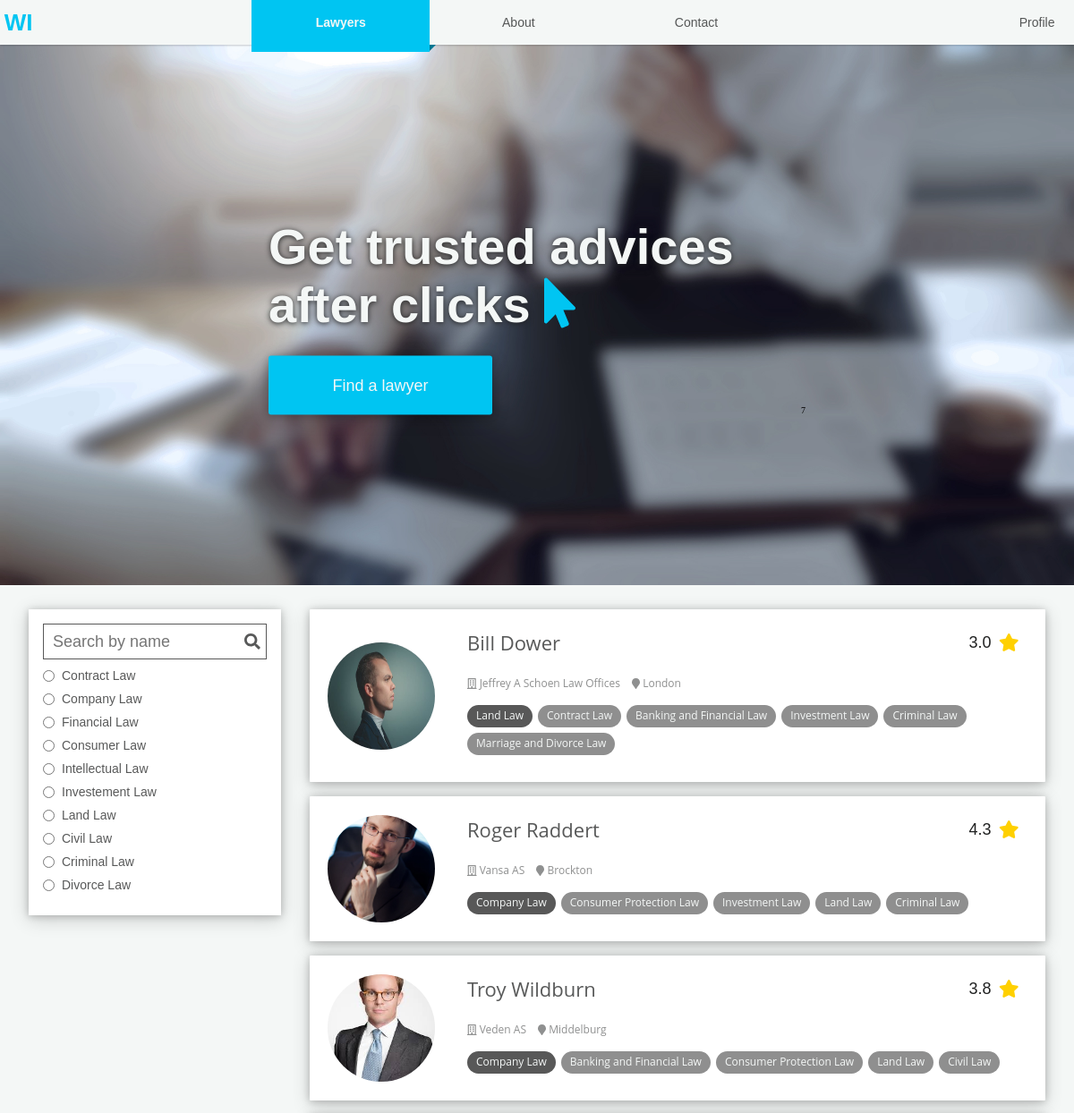
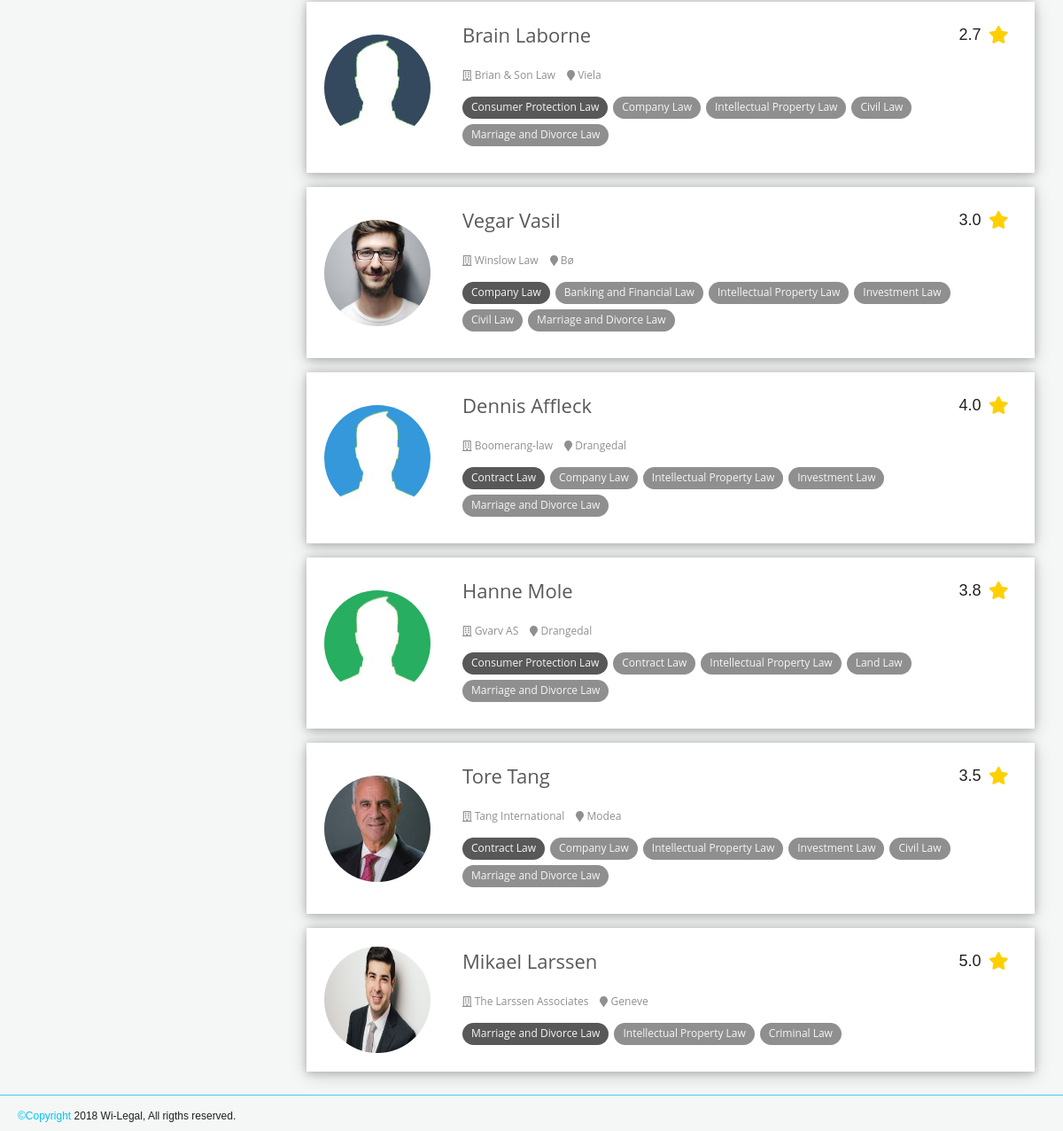
/index.php (signed in), run on the app's committed database (2 pictures, top to bottom).
### tables this page shows
CREATE TABLE IF NOT EXISTS `questions` (
  `question_id` int(11) NOT NULL AUTO_INCREMENT,
  `user_id` int(11) NOT NULL,
  `title` varchar(100) NOT NULL,
  `question` varchar(1000) NOT NULL,
  `date` date NOT NULL,
  PRIMARY KEY (`question_id`)
);

CREATE TABLE IF NOT EXISTS `lawyerusers` (
  `lsp_id` int(11) NOT NULL AUTO_INCREMENT,
  `first_name` varchar(25) NOT NULL,
  `last_name` varchar(25) NOT NULL,
  `username` varchar(100) NOT NULL,
  `email` varchar(100) NOT NULL,
  `password` varchar(255) NOT NULL,
  `city` varchar(100) NOT NULL,
  `signup_date` date NOT NULL,
  `profile_picture` varchar(255) NOT NULL,
  `id_confirm` varchar(100) NOT NULL,
  `certification` varchar(100) NOT NULL,
  `phone_number` int(11) NOT NULL,
  `lsp_firm` varchar(100) DEFAULT NULL,
  `mainfield` varchar(25) NOT NULL,
  `payment` varchar(100) NOT NULL,
  `usertype` int(11) NOT NULL,
  PRIMARY KEY (`lsp_id`)
);

CREATE TABLE IF NOT EXISTS `fieldnames` (
  `field_number` tinyint(2) NOT NULL,
  `field_name` varchar(25) NOT NULL
);

### src/model/userinfo_handler/userinfo_handler.php (called while the page is built, shortened)
<?php
if (isset($_SESSION['username'])) {
	$loggedInUser = $_SESSION['username'];
	if ($_SESSION['usertype'] == 0) {
		$user_detals_query = mysqli_query($con, "SELECT * FROM users WHERE username='$loggedInUser'");
	} elseif ($_SESSION['usertype'] == 1) {
		$user_detals_query = mysqli_query($con, "SELECT * FROM lawyerusers WHERE username='$loggedInUser'");
	} elseif ($_SESSION['usertype'] == 2) {
		$user_detals_query = mysqli_query($con, "SELECT * FROM firms WHERE username='$loggedInUser'");
	}
	$user = mysqli_fetch_array($user_detals_query);
}
else {
}
?>

### src/model/form_handlers/userlist_handler.php (called while the page is built)
<?php
if (isset($_POST['search_button'])) {
	$searchbox = $_POST['search'];
	$sql = "SELECT * FROM lawyerusers WHERE first_name like '%$searchbox%' OR last_name like '%$searchbox%'";
	$queryLu = mysqli_query($con, $sql);
	if (isset($_POST['field'])) {
		$field = $_POST['field'];
		if ($field == 1) {
			$sql = "SELECT * FROM lawyerusers INNER JOIN mainfields ON lawyerusers.lsp_id = mainfields.lsp_id WHERE (first_name like '%$searchbox%' OR last_name like '%$searchbox%') AND (contractlaw = '1' OR mainfield = 'Contract Law')";
			$queryLu = mysqli_query($con, $sql);
		} elseif ($field == 2) {
			$sql = "SELECT * FROM lawyerusers INNER JOIN mainfields ON lawyerusers.lsp_id = mainfields.lsp_id WHERE (first_name like '%$searchbox%' OR last_name like '%$searchbox%') AND (companylaw = '2' OR mainfield = 'Company Law')";
			$queryLu = mysqli_query($con, $sql);
		} elseif ($field == 3) {
			$sql = "SELECT * FROM lawyerusers INNER JOIN mainfields ON lawyerusers.lsp_id = mainfields.lsp_id WHERE (first_name like '%$searchbox%' OR last_name like '%$searchbox%') AND (financiallaw = '3' OR mainfield = 'Banking and Financial Law')";
			$queryLu = mysqli_query($con, $sql);
		} elseif ($field == 4) {
			$sql = "SELECT * FROM lawyerusers INNER JOIN mainfields ON lawyerusers.lsp_id = mainfields.lsp_id WHERE (first_name like '%$searchbox%' OR last_name like '%$searchbox%') AND (consumerlaw = '4' OR mainfield = 'Consumer Protection Law')";
			$queryLu = mysqli_query($con, $sql);
		} elseif ($field == 5) {
			$sql = "SELECT * FROM lawyerusers INNER JOIN mainfields ON lawyerusers.lsp_id = mainfields.lsp_id WHERE (first_name like '%$searchbox%' OR last_name like '%$searchbox%') AND (intellectuallaw = '5' OR mainfield = 'Intellectual Property Law')";
			$queryLu = mysqli_query($con, $sql);
		} elseif ($field == 6) {
			$sql = "SELECT * FROM lawyerusers INNER JOIN mainfields ON lawyerusers.lsp_id = mainfields.lsp_id WHERE (first_name like '%$searchbox%' OR last_name like '%$searchbox%') AND (investementlaw = '6' OR mainfield = 'Investement Law')";
			$queryLu = mysqli_query($con, $sql);
		} elseif ($field == 7) {
			$sql = "SELECT * FROM lawyerusers INNER JOIN mainfields ON lawyerusers.lsp_id = mainfields.lsp_id WHERE (first_name like '%$searchbox%' OR last_name like '%$searchbox%') AND (landlaw = '7' OR mainfield = 'Land Law')";
			$queryLu = mysqli_query($con, $sql);
		} elseif ($field == 8) {
			$sql = "SELECT * FROM lawyerusers INNER JOIN mainfields ON lawyerusers.lsp_id = mainfields.lsp_id WHERE (first_name like '%$searchbox%' OR last_name like '%$searchbox%') AND (civillaw = '8' OR mainfield = 'Civil Law')";
			$queryLu = mysqli_query($con, $sql);
		} elseif ($field == 9) {
			$sql = "SELECT * FROM lawyerusers INNER JOIN mainfields ON lawyerusers.lsp_id = mainfields.lsp_id WHERE (first_name like '%$searchbox%' OR last_name like '%$searchbox%') AND (criminallaw = '9' OR mainfield = 'Criminal Law')";
			$queryLu = mysqli_query($con, $sql);
		} elseif ($field == 10) {
			$sql = "SELECT * FROM lawyerusers INNER JOIN mainfields ON lawyerusers.lsp_id = mainfields.lsp_id WHERE (first_name like '%$searchbox%' OR last_name like '%$searchbox%') AND (divorcelaw = '10' OR mainfield = 'Marriage and Divorce Law')";
			$queryLu = mysqli_query($con, $sql);
		} else {
		}
	}
} else {
	$sql = "SELECT * FROM lawyerusers";
	$queryLu = mysqli_query($con, $sql);
}
?>

### src/model/form_handlers/rating_handler.php (called while the page is built, shortened)
<?php
$rating_details = mysqli_query($con, "SELECT COUNT(*) FROM ratings WHERE lsp_id='$lsp_id'");
$ratings_info = mysqli_fetch_array($rating_details);
$reviews = $ratings_info[0];
$sumofscore = mysqli_query($con, "SELECT SUM(score) FROM ratings WHERE lsp_id='$lsp_id'");
$scoresum = mysqli_fetch_array($sumofscore);
?>

### public/index.php (the view, shortened to what this page needs)
<?Php
require '../config/config.php';
include '../src/model/userinfo_handler/userinfo_handler.php';
include '../src/model/form_handlers/userlist_handler.php';
?>
<!DOCTYPE html>
<html lang="en" dir="ltr" >
<?php $page_title = 'Lawyers';include "../src/utils/template/components/head.php";?>
<body>
	<?php $current_page = 'list'; include '../src/utils/template/components/header.php'; ?>
	<main class="small-marg-bot">
		<div class="">
			<div class="hero med-marg-bot">
				<img src="img/placeholders/placeholder_large_blurry.jpg" alt="Test" class="full-w pc-show">
				<div class="cta center-abs pc-show">
					<p class="big-txt white-txt med-marg-bot">Get trusted advices after clicks <i class="fas fa-mouse-pointer blue-txt"></i></p>
				<div class="input-wrapper-split">
					<a href="#list" type="submit" class="cta-button center-text card bread-txt">Find a lawyer</a>
					<?php
						if (isset($user)) {
							if ($user['usertype'] == 0) {
								$user_id = $user['user_id'];
								$sql = "SELECT * FROM questions WHERE user_id = '$user_id'";
								$query = mysqli_query($con, $sql);
								$questionquery = mysqli_fetch_array($query);
								$question = $questionquery[0];
								echo $question;
									if ($question == 0) {
									?>
									<a href="question.php" class="cta-button center-text card bread-txt marg-container">Ask a free Question</a>
						<?php }}} ?>
				</div>
				</div>
			</div>
			<div class="lawyer-listing container center-marg">
				<div id="list"></div>
				<div class="search container med-marg-bot">
					<form action="index.php" class="full-w full-h card" method="POST">
						<div class="search-input full-w small-marg-bot">
							<input type="text" name="search" class="bread-txt faded-black-txt" placeholder="Search by name">
							<button id="search-button" type="submit" name="search_button" class="faded-black-txt"><i class="fas fa-search fa-lg"></i>
							</div>
							<div class="search-options">
								<div class="full-w faded-black-txt small-marg-bot"><input type="radio" name="field" value="1"><span class="nav-txt">Contract Law</span></div>
								<div class="full-w faded-black-txt small-marg-bot"><input type="radio" name="field" value="2"><span class="nav-txt">Company Law</span></div>
								<div class="full-w faded-black-txt small-marg-bot"><input type="radio" name="field" value="3"><span class="nav-txt">Financial Law</span></div>
								<div class="full-w faded-black-txt small-marg-bot"><input type="radio" name="field" value="4"><span class="nav-txt">Consumer Law</span></div>
								<div class="full-w faded-black-txt small-marg-bot"><input type="radio" name="field" value="5"><span class="nav-txt">Intellectual Law</span></div>
								<div class="full-w faded-black-txt small-marg-bot"><input type="radio" name="field" value="6"><span class="nav-txt">Investement Law</span></div>
								<div class="full-w faded-black-txt small-marg-bot"><input type="radio" name="field" value="7"><span class="nav-txt">Land Law</span></div>
								<div class="full-w faded-black-txt small-marg-bot"><input type="radio" name="field" value="8"><span class="nav-txt">Civil Law</span></div>
								<div class="full-w faded-black-txt small-marg-bot"><input type="radio" name="field" value="9"><span class="nav-txt">Criminal Law</span></div>
								<div class="full-w faded-black-txt small-marg-bot"><input type="radio" name="field" value="10"><span class="nav-txt">Divorce Law</span></div>
							</div>
						</form>
					</div>
					<div class="list container">
						<?php
						if (mysqli_num_rows($queryLu) > 0) {
							while($row = mysqli_fetch_assoc($queryLu)) {
								$first_name = $row["first_name"];
								$last_name = $row["last_name"];
								$username = $row["username"];
								$lsp_id = $row["lsp_id"];
								$profile_pic = $row["profile_picture"];
								$city = $row["city"];
								$firm = $row["lsp_firm"];
								$mainfield = $row["mainfield"];
								include '../src/model/form_handlers/rating_handler.php';
								?>
								<div class="list-item card margin-bottom full-w">
									<a href="<?php echo $username; ?>" class="list-item-avatar center-flex">
										<div class=".img-cutter">
											<img src="<?php echo $profile_pic; ?>" alt="#">
										</div>
									</a>
									<div class="list-item-main full-w">
										<div class="title-row margin-bottom">
											<a href="<?php echo $username; ?>" class="lsp-name"><?php echo $first_name . " " . $last_name  ?></a>
											<?php if ($reviews > 0) { ?>
											<div class="profile-rating tablet-show">
												<div class="center-flex">
													<span class="bread-txt black-txt"><?php echo number_format($scoresum[0]/$reviews, 1); ?></span><i class="fas fa-star fa-2x"></i>
												</div>
											</div>
											<?php } ?>
										</div>
										<div class="info-row margin-bottom">
											<span>
												<?php 	if ($firm != NULL) { echo '<i class="far fa-building"></i>' . " " . $firm;}
												else { echo '<i class="fas fa-street-view"></i>' . " " . "Freelance"; } ?>
											</span>
											<span><i class="fas fa-map-marker"></i> <?php echo $city ?></span>
										</div>
										<?php
										$sqlMf = "SELECT * FROM mainfields WHERE lsp_id='$lsp_id'";
										$queryMf = mysqli_query($con, $sqlMf);
										$rowMf = mysqli_fetch_row($queryMf);
										?>
										<div class="field-row small-margin-bottom">
											<?php
											echo '<span class="tag inactive-tag">' . $mainfield . '</span>';
											for ($var = 1 ; $var <= 10; $var++) {
												if (in_array($var, $rowMf)) {
													$sql = "SELECT field_name FROM fieldnames WHERE field_number='$var'";
													$queryFn = mysqli_query($con, $sql);
													$name = mysqli_fetch_assoc($queryFn);
													$fieldName = $name["field_name"];
													if ($fieldName != $mainfield) {
														echo '<span class="tag inactive-tag">' . $fieldName . '</span>';
													}
												}
											}?>
										</div>
									</div>
								</div>
								<?php }
							} ?>
						</div>
					</div>
				</div>
			</main>
			<?php include '../src/utils/template/components/footer.php';?>
		</body>
		</html>

### data on the page
questions: question_id "7"
lawyerusers: profile_picture (picture), first_name "Bill", last_name "Dower", reviews "3.0", lsp_firm "Jeffrey A Schoen Law Offices", city "London", mainfield "Land Law"
fieldnames: field_name "Contract Law"
fieldnames: field_name "Banking and Financial Law"
fieldnames: field_name "Investment Law"
fieldnames: field_name "Criminal Law"
fieldnames: field_name "Marriage and Divorce Law"
lawyerusers: profile_picture (picture), first_name "Roger", last_name "Raddert", reviews "4.3", lsp_firm "Vansa AS", city "Brockton", mainfield "Company Law"
fieldnames: field_name "Consumer Protection Law"
fieldnames: field_name "Land Law"
lawyerusers: profile_picture (picture), first_name "Troy", last_name "Wildburn", reviews "3.8", lsp_firm "Veden AS", city "Middelburg", mainfield "Company Law"
fieldnames: field_name "Civil Law"
lawyerusers: profile_picture (picture), first_name "Brain", last_name "Laborne", reviews "2.7", lsp_firm "Brian & Son Law", city "Viela", mainfield "Consumer Protection Law"
fieldnames: field_name "Company Law"
fieldnames: field_name "Intellectual Property Law"
lawyerusers: profile_picture (picture), first_name "Vegar", last_name "Vasil", reviews "3.0", lsp_firm "Winslow Law", city "Bø", mainfield "Company Law"
lawyerusers: profile_picture (picture), first_name "Dennis", last_name "Affleck", reviews "4.0", lsp_firm "Boomerang-law", city "Drangedal", mainfield "Contract Law"
lawyerusers: profile_picture (picture), first_name "Hanne", last_name "Mole", reviews "3.8", lsp_firm "Gvarv AS", city "Drangedal", mainfield "Consumer Protection Law"
lawyerusers: profile_picture (picture), first_name "Tore", last_name "Tang", reviews "3.5", lsp_firm "Tang International", city "Modea", mainfield "Contract Law"
lawyerusers: profile_picture (picture), first_name "Mikael", last_name "Larssen", reviews "5.0", lsp_firm "The Larssen Associates", city "Geneve", mainfield "Marriage and Divorce Law"

### other printed values
$fromYear "2018"
